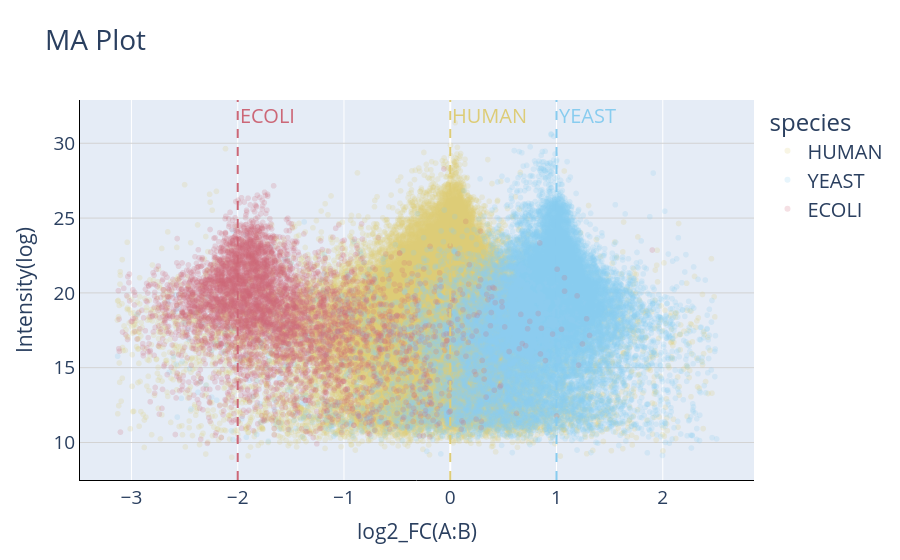

Notebook code cell kept with this figure:
### Code cell
# ---- Panels d/e/f: CV violin, MA plot, log2FC distribution for the selected run ----
_species_expected_ratio = parse_settings.species_expected_ratio()
_species_colors = {sp: d["color"] for sp, d in _species_expected_ratio.items()}


def _fix_expected_annotations(fig, species_colors):
    """Rename 'Expected SPECIES' vline annotations to just 'SPECIES', colored to match."""
    for ann in fig.layout.annotations:
        if isinstance(ann.text, str) and ann.text.startswith("Expected "):
            species = ann.text.replace("Expected ", "", 1)
            ann.update(text=species, font=dict(color=species_colors.get(species, "black")))


_indepth_plots = LFQHYEPlotGenerator().generate_in_depth_plots(
    run_df.copy(), parse_settings=parse_settings
)
_fig_d = _indepth_plots["cv"]
_fig_f = _indepth_plots["logfc"]

# Panel e is built separately (not via generate_in_depth_plots) so the outlier
# removal below only affects this panel, not the CV/log2FC panels.
_lo, _hi = run_df["log2_A_vs_B"].quantile([MA_OUTLIER_FRACTION / 2, 1 - MA_OUTLIER_FRACTION / 2])
_ma_df = run_df[run_df["log2_A_vs_B"].between(_lo, _hi)].copy()
_fig_e = LFQHYEPlotGenerator()._plot_ma_plot(_ma_df, _species_expected_ratio)
_fig_e.update_layout(
    xaxis=dict(title="log2_FC(A:B)"),
    yaxis=dict(title="Intensity(log)"),
)
_fig_f.update_layout(
    xaxis=dict(title="log2_FC(A:B)"),
    yaxis=dict(title="Density"),
)

_fix_expected_annotations(_fig_e, _species_colors)
_fix_expected_annotations(_fig_f, _species_colors)

for _fig in (_fig_d, _fig_e, _fig_f):
    _fig.update_layout(
        font=dict(size=20),
        xaxis=dict(
            tickfont=dict(size=19), title_font=dict(size=21),
            showline=True, linecolor="black", linewidth=1,
        ),
        yaxis=dict(
            tickfont=dict(size=19), title_font=dict(size=21),
            showline=True, linecolor="black", linewidth=1,
        ),
    )

# Force horizontal gridlines (not guaranteed by the library's default styling for these panels)
_fig_d.update_yaxes(showgrid=True, gridcolor="lightgray", gridwidth=1)
_fig_e.update_yaxes(showgrid=True, gridcolor="lightgray", gridwidth=1)

### Figure 1 — Plotly figure (JSON) as saved in the notebook; plotly's stock layout.template omitted (floating-point values rounded to 4 significant figures; data arrays with more than 128 entries replaced by an {"elided": "..."} marker saying what was removed)
{"data": [{"hovertemplate": "species=HUMAN<br>M (Log2 Fold Change(A:B))=%{x}<br>A (Mean Abundance)=%{y}<extra></extra>", "legendgroup": "HUMAN", "marker": {"color": "#ddcc77", "opacity": 0.2, "size": 6, "symbol": "circle"}, "mode": "markers", "name": "HUMAN", "showlegend": true, "type": "scattergl", "x": {"elided": "74586 float values"}, "xaxis": "x", "y": {"elided": "74586 float values"}, "yaxis": "y"}, {"hovertemplate": "species=YEAST<br>M (Log2 Fold Change(A:B))=%{x}<br>A (Mean Abundance)=%{y}<extra></extra>", "legendgroup": "YEAST", "marker": {"color": "#88ccef", "opacity": 0.2, "size": 6, "symbol": "circle"}, "mode": "markers", "name": "YEAST", "showlegend": true, "type": "scattergl", "x": {"elided": "22710 float values"}, "xaxis": "x", "y": {"elided": "22710 float values"}, "yaxis": "y"}, {"hovertemplate": "species=ECOLI<br>M (Log2 Fold Change(A:B))=%{x}<br>A (Mean Abundance)=%{y}<extra></extra>", "legendgroup": "ECOLI", "marker": {"color": "#cc6777", "opacity": 0.2, "size": 6, "symbol": "circle"}, "mode": "markers", "name": "ECOLI", "showlegend": true, "type": "scattergl", "x": {"elided": "5079 float values"}, "xaxis": "x", "y": {"elided": "5079 float values"}, "yaxis": "y"}], "layout": {"annotations": [{"font": {"color": "#88ccef"}, "showarrow": false, "text": "YEAST", "x": 1, "xanchor": "left", "xref": "x", "y": 1, "yanchor": "top", "yref": "y domain"}, {"font": {"color": "#cc6777"}, "showarrow": false, "text": "ECOLI", "x": -2, "xanchor": "left", "xref": "x", "y": 1, "yanchor": "top", "yref": "y domain"}, {"font": {"color": "#ddcc77"}, "showarrow": false, "text": "HUMAN", "x": 0, "xanchor": "left", "xref": "x", "y": 1, "yanchor": "top", "yref": "y domain"}], "font": {"size": 20}, "legend": {"title": {"text": "species"}, "tracegroupgap": 0}, "shapes": [{"line": {"color": "#88ccef", "dash": "dash"}, "type": "line", "x0": 1, "x1": 1, "xref": "x", "y0": 0, "y1": 1, "yref": "y domain"}, {"line": {"color": "#cc6777", "dash": "dash"}, "type": "line", "x0": -2, "x1": -2, "xref": "x", "y0": 0, "y1": 1, "yref": "y domain"}, {"line": {"color": "#ddcc77", "dash": "dash"}, "type": "line", "x0": 0, "x1": 0, "xref": "x", "y0": 0, "y1": 1, "yref": "y domain"}], "title": {"text": "MA Plot"}, "xaxis": {"anchor": "y", "domain": [0, 1], "linecolor": "black", "linewidth": 1, "showline": true, "tickfont": {"size": 19}, "title": {"font": {"size": 21}, "text": "log2_FC(A:B)"}}, "yaxis": {"anchor": "x", "domain": [0, 1], "gridcolor": "lightgray", "gridwidth": 1, "linecolor": "black", "linewidth": 1, "showgrid": true, "showline": true, "tickfont": {"size": 19}, "title": {"font": {"size": 21}, "text": "Intensity(log)"}}}}
